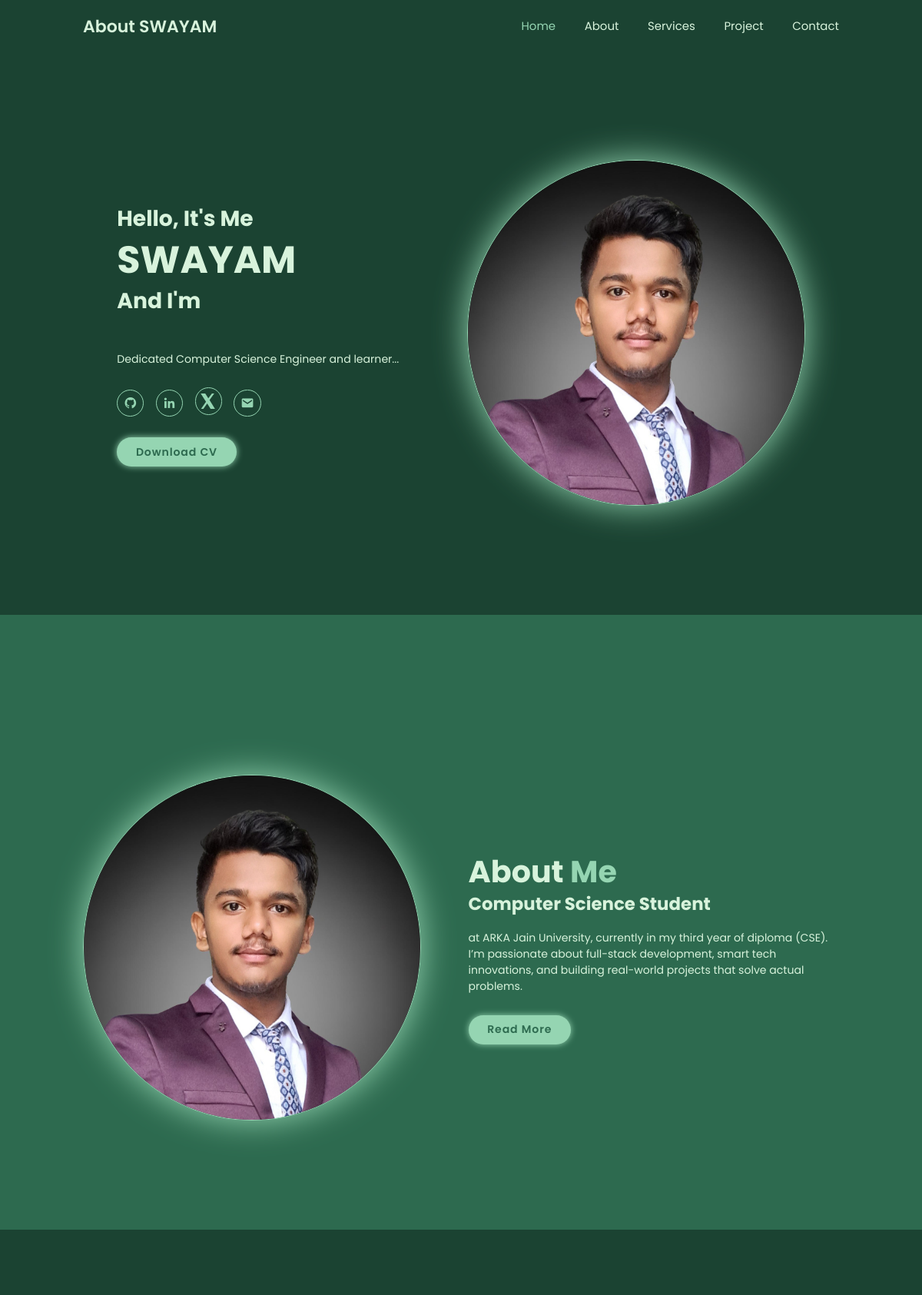
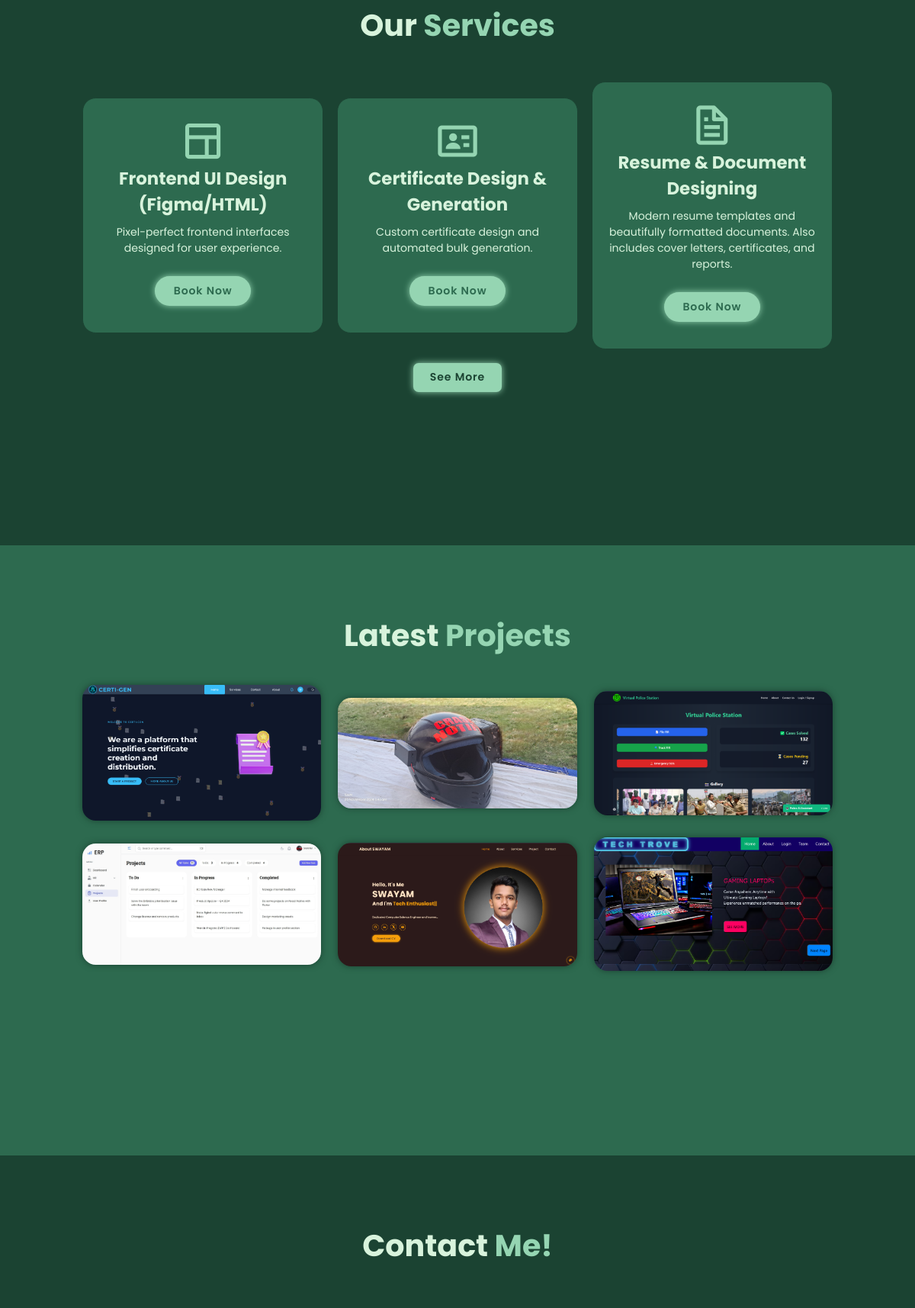
The page / (upper part) on the database its author committed (2 pictures, top to bottom).
### main/models.py (models this page shows, shortened)
class Hero(models.Model):
    greeting = models.CharField(max_length=100, default="Hello, It's Me")
    name = models.CharField(max_length=100)
    description = models.TextField()
    tagline = models.TextField(help_text="Comma-separated job roles for typing effect", default="Web Developer, Designer")
    github = models.URLField(blank=True, null=True)
    linkedin = models.URLField(blank=True, null=True)
    twitter = models.URLField(blank=True, null=True)
    email = models.EmailField()
    cv = models.FileField(upload_to='cv/', blank=True, null=True)
    image = models.ImageField(upload_to='hero/')

class About(models.Model):
    heading = models.CharField(max_length=200)
    description = models.TextField()
    long_description = models.TextField(blank=True, null=True)
    image = models.ImageField(upload_to='about/')
    bgimage = models.ImageField(upload_to='about/', blank=True, null=True)
    name = models.CharField(max_length=100, default='Your Name')
    age = models.PositiveIntegerField(default=18)
    address = models.CharField(max_length=300, default='Your Address')
    email = models.EmailField(default='you@example.com')
    phone = models.CharField(max_length=15, default='0000000000')
    occupation = models.CharField(max_length=100, default='Student')

class Service(models.Model):
    title = models.CharField(max_length=100)
    short_description = models.TextField()
    icon = models.CharField(max_length=100)
    created_at = models.DateTimeField(auto_now_add=True,blank=True, null=True)

class Project(models.Model):
    title = models.CharField(max_length=200)
    description = models.TextField(max_length=300)
    image = models.ImageField(upload_to='project_thumbnails/')
    link = models.URLField(blank=True)
    created_at = models.DateTimeField(auto_now_add=True)

### main/views.py (the view, shortened to what this page needs)
# urls.py: 2. Add a URL to urlpatterns:  path('', views.home, name='home')
def home(request):
    about = About.objects.first()
    services = Service.objects.all().order_by('-created_at')
    projects = Project.objects.all().order_by('-created_at')
    hero = Hero.objects.first()
    roles = [role.strip() for role in hero.tagline.split(',')]
    theme = get_current_theme(request)
    success = False
    context = {
    'theme': theme,
    'hero': hero,
    'roles': roles,
    'about': about,
    'success': success,
    'projects': projects,
    'services':services
}
    return render(request, 'index.html', context)

### main/views.py (called while the page is built)
def get_current_theme(request):
    if 'theme_id' not in request.session:
        theme = random.choice(SiteTheme.objects.all())
        request.session['theme_id'] = theme.id
    else:
        theme = SiteTheme.objects.get(id=request.session['theme_id'])
    return theme

### main/templates/index.html (shortened to what this page needs)
{% load static %}
<!DOCTYPE html>
<html lang="en">
  <head>
    <link rel="stylesheet" href="{% static 'css/style.css' %}" />
    <link
      href="https://unpkg.com/boxicons@2.1.4/css/boxicons.min.css"
      rel="stylesheet"
    />
  </head>
  <body>
    <header class="header">
      <a href="#" class="logo">About SWAYAM</a>
      <nav class="navBar">
        <a href="#home" class="active">Home</a>
        <a href="#about">About</a>
        <a href="#services">Services</a>
        <a href="#project">Project</a>
        <a href="#contact">Contact</a>
      </nav>
    </header>
    <section class="home" id="home">
      <div class="home-content">
        <h3>{{ hero.greeting }}</h3>
        <h1>{{ hero.name }}</h1>
        <h3>And I'm </h3>
        <p>{{ hero.description }}</p>
        <div class="social-media">
          {% if hero.github %}<a href="{{ hero.github }}" target="_blank"
            ><i class="bx bxl-github"></i></a
          >{% endif %} {% if hero.linkedin %}<a
            href="{{ hero.linkedin }}"
            target="_blank"
            ><i class="bx bxl-linkedin"></i></a
          >{% endif %} {% if hero.twitter %}<a
            href="{{ hero.twitter }}"
            target="_blank"
            title="X"
            ><svg
              width="20"
              height="20"
              viewBox="0 0 1200 1227"
              fill="currentColor"
              xmlns="http://www.w3.org/2000/svg"
            >
              <path
                d="M896.333 0H1080L705.333 527.667L1140 1227H790L519.667 800.667L211.333 1227H28L423.333 666.333L0 0H362.667L608 388L896.333 0Z"
              /></svg></a
          >{% endif %} {% if hero.email %}<a href="mailto:{{ hero.email }}"
            ><i class="bx bxs-envelope"></i></a
          >{% endif %}
        </div>
        {% if hero.cv %}
        <a href="{{ hero.cv.url }}" class="btn" download>Download CV</a>
        {% endif %}
      </div>
      <div class="home-img">
        <img src="{{ hero.image.url }}" alt="home-img" />
      </div>
    </section>
    <section class="about" id="about">
      <div class="about-img">
        <img src="{{ about.image.url }}" alt="about" />
      </div>
      <div class="about-content">
        <h2 class="heading">About <span>Me</span></h2>
        <h3>{{ about.heading }}</h3>
        <p>{{ about.description }}</p>
        <a href="{% url 'about' %}" class="btn">Read More</a>
      </div>
    </section>
    <section class="services" id="services">
      <h2 class="heading">Our <span>Services</span></h2>
      <div class="services-container">
        {% for service in services %}
        <div
          class="services-box {% if forloop.counter > 3 %}extra-service{% endif %}"
        >
          <i class="{{ service.icon }}"></i>
          <h3>{{ service.title }}</h3>
          <p>{{ service.short_description }}</p>
          <a
            href="{% url 'book_service' %}?service={{service.title}}"
            class="btn"
            >Book Now</a
          >
        </div>
        {% endfor %}
      </div>
      {% if services|length > 3 %}
      <div class="see-more-wrapper">
        <button id="toggleServicesBtn" class="btn">See More</button>
      </div>
      {% endif %}
    </section>
    <section class="project" id="project">
      <h2 class="heading">Latest <span>Projects</span></h2>
      <div class="project-container">
        {% for project in projects %}
        <div
          class="project-box {% if forloop.counter > 6 %}extra-project{% endif %}"
        >
          <img src="{{ project.image.url }}" alt="{{ project.title }}" />
        </div>
        {% endfor %}
      </div>
    </section>
    <section class="contact" id="contact">
      <h2 class="heading">Contact <span>Me!</span></h2>
      <div class="contact-container" id="formContainer">
      </div>
    </section>
  </body>
</html>

### main/static/css/style.css (style rules this page uses)
* { margin: 0; padding: 0; font-family: "Poppins", sans-serif; box-sizing: border-box; text-decoration: none; border: none; outline: none; list-style: none; scroll-behavior: smooth; transition: all 0.3s ease-in-out; }
html { transition: background-color 1s ease, color 0.3s ease; font-size: 62.5%; overflow-x: hidden; }
body { background-color: var(--bg-color); color: var(--text-color); }
section { min-height: 100vh; padding: 10rem 9% 2rem; }
.header { position: fixed; top: 0; left: 0; width: 100%; padding: 2rem 9%; background-color: var(--bg-color); display: flex; justify-content: space-between; align-items: center; z-index: 100; }
.logo { font-size: 2.5rem; font-family: "Poppins"; color: var(--text-color); font-weight: 600; cursor: default; }
.navBar a { font-size: 1.7rem; color: var(--text-color); margin-left: 4rem; transition: 0.2s all ease-in-out; }
.navBar a:hover, .navBar a.active { color: var(--main-color); }
.home { display: flex; justify-content: space-around; align-items: center; }
.home-img img, .about-img img { max-width: 50rem; border-radius: 50%; border: 1px solid var(--main-color); box-shadow: 0 0 5rem var(--main-color); }
.home-img img { animation: floatImage 2.5s ease-in-out infinite; }
.home-content h3 { font-size: 3.2rem; font-weight: 700; }
.home-content h3:nth-of-type(2) { margin-bottom: 5rem; }
span { color: var(--main-color); }
.home-content h1 { font-size: 5.6rem; font-weight: 700; line-height: 1.3; }
.home-content p { font-size: 1.6rem; }
.social-media a { display: inline-flex; justify-content: center; align-items: center; width: 4rem; height: 4rem; background: transparent; border: 0.2rem solid var(--main-color); border-radius: 50%; font-size: 2rem; color: var(--main-color); margin: 3rem 1.5rem 3rem 0; transition: all 0.2s ease-in-out; }
.btn { display: inline-block; padding: 1rem 2.8rem; background: var(--main-color); border-radius: 4rem; box-shadow: 0 0 1rem var(--main-color); font-size: 1.6rem; color: var(--second-bg-color); letter-spacing: 0.1rem; font-weight: 600; transition: all 0.2s ease-in-out; }
.about { display: flex; justify-content: space-around; align-items: center; gap: 2rem; background: var(--second-bg-color); }
.heading { text-align: center; font-size: 4.5rem; }
.about-content { width: 50%; margin-left: 5rem; }
.about-content h2 { text-align: left; line-height: 1.2; }
.about-content h3 { font-size: 2.6rem; }
.about-content p { font-size: 1.6rem; margin: 2rem 0 3rem; }
.services h2 { margin-bottom: 5rem; }
.services-container { display: flex; justify-content: center; align-items: center; flex-wrap: wrap; gap: 2rem; }
.services-container .services-box { flex: 1 1 30rem; background: var(--second-bg-color); padding: 3rem 2rem 4rem; border-radius: 2rem; text-align: center; border: 0.2rem solid var(--bg-color); transition: all 0.3s ease-in-out; }
.services-box i { font-size: 7rem; color: var(--main-color); }
.services-box h3 { font-size: 2.6rem; }
.services-box p { font-size: 1.6rem; margin: 1rem 0 3rem; }
.project { background: var(--second-bg-color); }
.project h2 { margin-bottom: 4rem; }
.project-container { display: grid; grid-template-columns: repeat(3, 1fr); align-items: center; gap: 2.5rem; }
.project-container .project-box { position: relative; border-radius: 2rem; box-shadow: 0 0 1rem var(--bg-color); overflow: hidden; display: flex; }
.project-box img { width: 100%; transition: 0.3s all ease-in-out; }
.contact h2 { margin-bottom: 3rem; }
@media (max-width: 1200px) { html { font-size: 55%; } }

### rows shown on the page
Hero: greeting "Hello, It's Me", name "SWAYAM", description "Dedicated Computer Science Engineer and learner...", image (picture)
About: image (picture), heading "Computer Science Student", description "at ARKA Jain University, currently in my third year of diploma (CSE). I’m passionate about full-stack development, smart tech innovations, and building real-world projects that solve actual problems."
Service: title "Frontend UI Design (Figma/HTML)", short_description "Pixel-perfect frontend interfaces designed for user experience."
Service: title "Certificate Design & Generation", short_description "Custom certificate design and automated bulk generation."
Service: title "Resume & Document Designing", short_description "Modern resume templates and beautifully formatted documents. Also includes cover letters, certificates, and reports."
Project: image (picture)
Project: image (picture)
Project: image (picture)
Project: image (picture)
Project: image (picture)
Project: image (picture)
